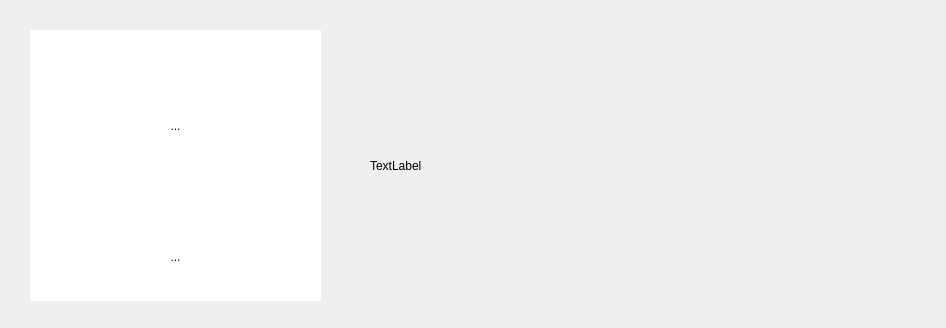
<?xml version="1.0" encoding="UTF-8"?>
<ui version="4.0">
 <class>AboutMPDialog</class>
 <widget class="QDialog" name="AboutMPDialog">
  <property name="geometry">
   <rect>
    <x>0</x>
    <y>0</y>
    <width>946</width>
    <height>328</height>
   </rect>
  </property>
  <property name="windowTitle">
   <string>About Monterey Phoenix - Gryphon</string>
  </property>
  <widget class="QWidget" name="widget" native="true">
   <property name="geometry">
    <rect>
     <x>30</x>
     <y>30</y>
     <width>291</width>
     <height>271</height>
    </rect>
   </property>
   <property name="styleSheet">
    <string notr="true">background-color: rgb(255, 255, 255);</string>
   </property>
   <widget class="QToolButton" name="mp_gryphon_tb">
    <property name="geometry">
     <rect>
      <x>20</x>
      <y>20</y>
      <width>251</width>
      <height>151</height>
     </rect>
    </property>
    <property name="focusPolicy">
     <enum>Qt::NoFocus</enum>
    </property>
    <property name="toolTip">
     <string>http://wiki.nps.edu/display/MP</string>
    </property>
    <property name="styleSheet">
     <string notr="true">border:none</string>
    </property>
    <property name="text">
     <string>...</string>
    </property>
    <property name="icon">
     <iconset resource="resources.qrc">
      <normaloff>:/images/phoenix_logo</normaloff>:/images/phoenix_logo</iconset>
    </property>
    <property name="iconSize">
     <size>
      <width>600</width>
      <height>150</height>
     </size>
    </property>
   </widget>
   <widget class="QToolButton" name="nps_tb">
    <property name="geometry">
     <rect>
      <x>70</x>
      <y>200</y>
      <width>151</width>
      <height>53</height>
     </rect>
    </property>
    <property name="focusPolicy">
     <enum>Qt::NoFocus</enum>
    </property>
    <property name="toolTip">
     <string>http://www.nps.edu</string>
    </property>
    <property name="styleSheet">
     <string notr="true">border:none</string>
    </property>
    <property name="text">
     <string>...</string>
    </property>
    <property name="icon">
     <iconset resource="resources.qrc">
      <normaloff>:/images/nps_logo</normaloff>:/images/nps_logo</iconset>
    </property>
    <property name="iconSize">
     <size>
      <width>400</width>
      <height>50</height>
     </size>
    </property>
   </widget>
  </widget>
  <widget class="QLabel" name="about_mp_label">
   <property name="geometry">
    <rect>
     <x>370</x>
     <y>10</y>
     <width>551</width>
     <height>311</height>
    </rect>
   </property>
   <property name="text">
    <string>TextLabel</string>
   </property>
  </widget>
 </widget>
 <resources>
  <include location="resources.qrc"/>
 </resources>
 <connections/>
</ui>
